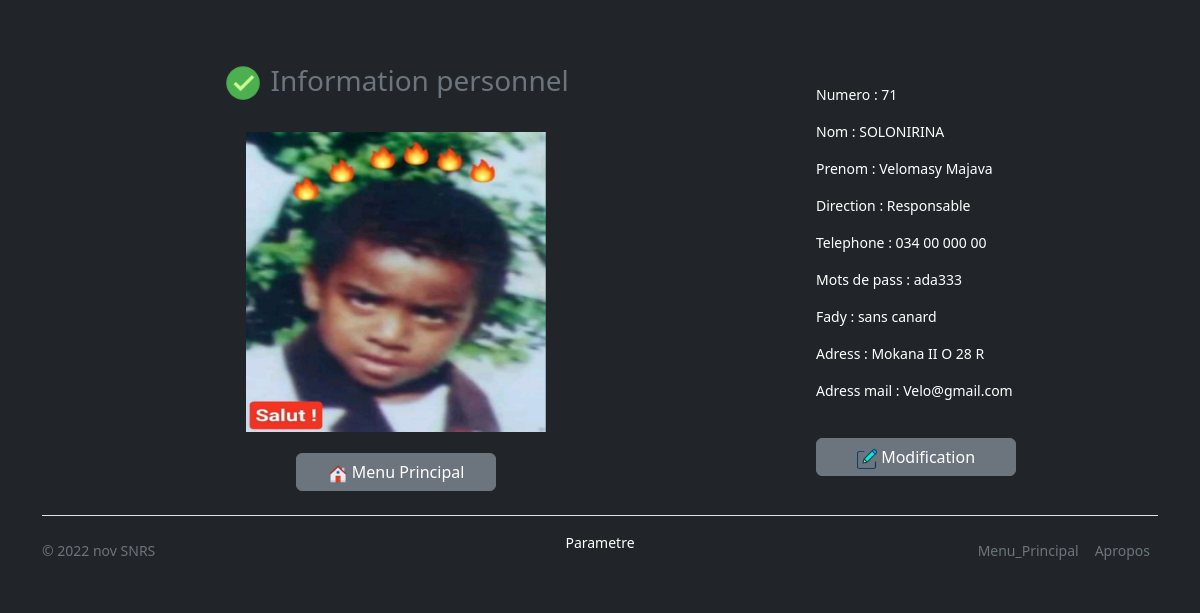
The app's page /compteCli/parametre.php (signed in) with its own data.
### tables this page shows
CREATE TABLE IF NOT EXISTS `utilisateur` (
  `numUt` int(11) NOT NULL AUTO_INCREMENT,
  `photos` varchar(100) NOT NULL,
  `nom` varchar(25) NOT NULL,
  `prenom` varchar(25) NOT NULL,
  `direction` varchar(25) NOT NULL,
  `tel` varchar(25) NOT NULL,
  `mdp` varchar(25) NOT NULL,
  `valeur` varchar(25) NOT NULL,
  `fady` varchar(25) NOT NULL,
  `adrs` varchar(100) NOT NULL,
  `adrs_mail` varchar(100) NOT NULL,
  `fonc` varchar(50) NOT NULL,
  PRIMARY KEY (`numUt`)
);

### compteCli/parametre.php (the view, shortened to what this page needs)
<?php
include_once("../connexion.php");
$idko =  $_SESSION['ok'];
$req = mysqli_query($conn , "SELECT *FROM utilisateur where numUt = ('$idko') ");
if(mysqli_num_rows($req)== 0)
           {  header("location:vide.php");
?>               <br> <br><br><br><br><br><br><br><br>
                  <?php
           }
else{
        while($row=mysqli_fetch_assoc($req)) {
?>
<!DOCTYPE html>
<html lang="en">
<head>
<head>
    <link rel="stylesheet" href="../fichier/style.css">
    <link href="../admin/css/bootstrap.min.css" rel="stylesheet">
    <link href="../admin/dashboard.css" rel="stylesheet">
  </head>
</head>
<body class="bg-dark text-white">
  <br><br><br>
<div class="row ">
        <article class="col-md-8">
              <center>
                <h3 class="text-secondary">
                <img src="../image/x.png" alt="" width="40" height="40">
                Information personnel</h3> <br>
                <img src="../admin/photos/<?php  echo $row['photos'] ?>" alt="" width="300" height="300" class="img-rounded">
                <br> <br>
                <a href="validation.php" class="btn btn-secondary custom">
                <img src="../image/[034295].png" alt="" width="20" height="20">
                Menu Principal</a>
              </center>
        </article>
        <article class="col-md-4">
          <br>
          <p> <span >Numero :</span> <?php echo( $row['numUt']);?></p>
         <p><span>Nom :</span> <?php echo $row['nom']; ?></p>
         <p><span>Prenom :</span> <?php echo $row['prenom']; ?></p>
         <p><span>Direction :</span> <?php echo $row['direction']; ?> </p>
         <p><span>Telephone :</span> <?php echo $row['tel']; ?></p>
         <p><span>Mots de pass :</span>  <?php echo $row['mdp']; ?></p>
         <p><span>Fady :</span>  <?php  echo $row['fady'] ?></p>
         <p><span>Adress :</span>  <?php  echo $row['adrs'] ?> </p>
         <p><span>Adress mail :</span> <?php  echo $row['adrs_mail'] ?></p>  <br>
         <a href="parametre2.php" class="btn btn-secondary custom">
         <img src="../image/edit.png" alt="" width="20" height="20">
         Modification</a>
        </article  >
      </div>
<?php
                }}
?>
   <div class="container">
  <footer class="d-flex flex-wrap justify-content-between align-items-center py-3 my-4 border-top">
    <p class="col-md-4 mb-0 text-muted">&copy; 2022 nov SNRS</p>
   <p>Parametre</p>
    <ul class="nav col-md-4 justify-content-end">
      <li class="nav-item"><a href="validation.php" class="nav-link px-2 text-muted">Menu_Principal</a></li>
      <li class="nav-item"><a href="#" class="nav-link px-2 text-muted">Apropos</a></li>
    </ul>
  </footer>
</div>
</body>
</html>

### fichier/style.css (style rules this page uses)
.custom { width: 200px !important; }

### admin/dashboard.css (style rules this page uses)
body { font-size: .875rem; }

### records on screen
utilisateur: photos (picture), numUt "71", nom "SOLONIRINA", prenom "Velomasy Majava", direction "Responsable", tel "034 00 000 00", mdp "ada333", fady "sans canard", adrs "Mokana II O 28 R", adrs_mail "Velo@gmail.com"
